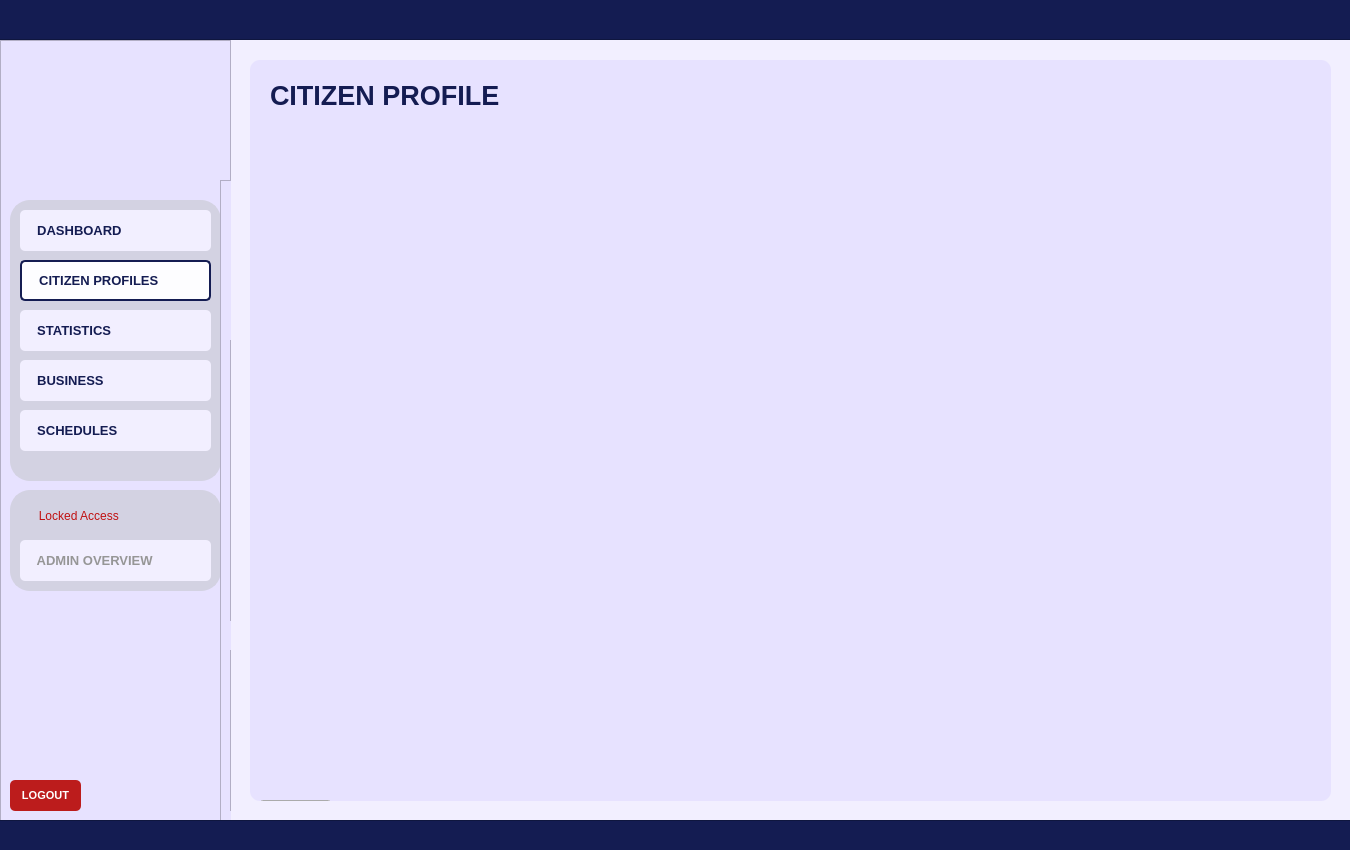
<?xml version="1.0" encoding="UTF-8"?>
<ui version="4.0">
 <class>User_dashboardWidget</class>
 <widget class="QWidget" name="User_dashboardWidget">
  <property name="geometry">
   <rect>
    <x>0</x>
    <y>0</y>
    <width>1350</width>
    <height>850</height>
   </rect>
  </property>
  <property name="sizePolicy">
   <sizepolicy hsizetype="Fixed" vsizetype="Fixed">
    <horstretch>0</horstretch>
    <verstretch>0</verstretch>
   </sizepolicy>
  </property>
  <property name="maximumSize">
   <size>
    <width>1350</width>
    <height>850</height>
   </size>
  </property>
  <property name="windowTitle">
   <string>Form</string>
  </property>
  <property name="styleSheet">
   <string notr="true">#User_dashboardWidget{
	background-color: #f2efff;
}</string>
  </property>
  <widget class="QFrame" name="baseNavFrame">
   <property name="geometry">
    <rect>
     <x>0</x>
     <y>40</y>
     <width>231</width>
     <height>781</height>
    </rect>
   </property>
   <property name="styleSheet">
    <string notr="true">#baseNavFrame {
	background-color: #e7e2ff;
}</string>
   </property>
   <property name="frameShape">
    <enum>QFrame::Shape::StyledPanel</enum>
   </property>
   <property name="frameShadow">
    <enum>QFrame::Shadow::Raised</enum>
   </property>
   <widget class="QFrame" name="baseNavFramesub1">
    <property name="geometry">
     <rect>
      <x>10</x>
      <y>160</y>
      <width>211</width>
      <height>281</height>
     </rect>
    </property>
    <property name="autoFillBackground">
     <bool>false</bool>
    </property>
    <property name="styleSheet">
     <string notr="true">#baseNavFramesub1{
	background-color: #d3d2e2;
	border-radius: 20px;
	border: 2px solid #d3d2e2;
	opacity: 0.1;
}</string>
    </property>
    <property name="frameShape">
     <enum>QFrame::Shape::StyledPanel</enum>
    </property>
    <property name="frameShadow">
     <enum>QFrame::Shadow::Raised</enum>
    </property>
    <widget class="QPushButton" name="nav_buttonDashboard">
     <property name="geometry">
      <rect>
       <x>10</x>
       <y>10</y>
       <width>191</width>
       <height>41</height>
      </rect>
     </property>
     <property name="font">
      <font>
       <family>Arial</family>
       <pointsize>10</pointsize>
       <bold>true</bold>
      </font>
     </property>
     <property name="cursor">
      <cursorShape>PointingHandCursor</cursorShape>
     </property>
     <property name="layoutDirection">
      <enum>Qt::LayoutDirection::LeftToRight</enum>
     </property>
     <property name="styleSheet">
      <string notr="true">#nav_buttonDashboard {
    background-color: #f2efff;
    color: #141c52;
    border-radius: 5px;
	text-align: left;
	padding: 10px;
}
#nav_buttonDashboard:hover {
    background-color: #fdfdff; /* Slightly lighter blue when hovered */
}
#nav_buttonDashboard:pressed {
    background-color: #e7e5f4; /* Darker blue when clicked */
}</string>
     </property>
     <property name="text">
      <string>  DASHBOARD</string>
     </property>
     <property name="icon">
      <iconset>
       <normaloff>../Assets/icon_dashboard.svg</normaloff>../Assets/icon_dashboard.svg</iconset>
     </property>
     <property name="iconSize">
      <size>
       <width>30</width>
       <height>30</height>
      </size>
     </property>
    </widget>
    <widget class="QPushButton" name="nav_buttonCitizenProfiles">
     <property name="geometry">
      <rect>
       <x>10</x>
       <y>60</y>
       <width>191</width>
       <height>41</height>
      </rect>
     </property>
     <property name="font">
      <font>
       <family>Arial</family>
       <pointsize>10</pointsize>
       <bold>true</bold>
      </font>
     </property>
     <property name="cursor">
      <cursorShape>PointingHandCursor</cursorShape>
     </property>
     <property name="styleSheet">
      <string notr="true">#nav_buttonCitizenProfiles {
    background-color: #fdfdff;
    color: #141c52;
    border-radius: 5px;
	border: 2px solid #141c52; 
	text-align: left;;
    padding: 10px; /* Optional: Adjusts spacing inside the button */
}
</string>
     </property>
     <property name="text">
      <string>  CITIZEN PROFILES</string>
     </property>
     <property name="icon">
      <iconset>
       <normaloff>../Assets/icon_citizenprofiles.svg</normaloff>../Assets/icon_citizenprofiles.svg</iconset>
     </property>
     <property name="iconSize">
      <size>
       <width>30</width>
       <height>30</height>
      </size>
     </property>
    </widget>
    <widget class="QPushButton" name="nav_buttonStatistics">
     <property name="geometry">
      <rect>
       <x>10</x>
       <y>110</y>
       <width>191</width>
       <height>41</height>
      </rect>
     </property>
     <property name="font">
      <font>
       <family>Arial</family>
       <pointsize>10</pointsize>
       <bold>true</bold>
      </font>
     </property>
     <property name="cursor">
      <cursorShape>PointingHandCursor</cursorShape>
     </property>
     <property name="styleSheet">
      <string notr="true">#nav_buttonStatistics {
    background-color: #f2efff;
    color: #141c52;
    border-radius: 5px;
	text-align: left;
    padding: 10px; /* Optional: Adjusts spacing inside the button */
}
#nav_buttonStatistics:hover {
    background-color: #fdfdff; /* Slightly lighter blue when hovered */
}
#nav_buttonStatistics:pressed {
    background-color: #e7e5f4; /* Darker blue when clicked */
}</string>
     </property>
     <property name="text">
      <string>  STATISTICS</string>
     </property>
     <property name="icon">
      <iconset>
       <normaloff>../Assets/icon_statistics.svg</normaloff>../Assets/icon_statistics.svg</iconset>
     </property>
     <property name="iconSize">
      <size>
       <width>30</width>
       <height>30</height>
      </size>
     </property>
    </widget>
    <widget class="QPushButton" name="nav_buttonSchedules">
     <property name="geometry">
      <rect>
       <x>10</x>
       <y>210</y>
       <width>191</width>
       <height>41</height>
      </rect>
     </property>
     <property name="font">
      <font>
       <family>Arial</family>
       <pointsize>10</pointsize>
       <bold>true</bold>
      </font>
     </property>
     <property name="cursor">
      <cursorShape>PointingHandCursor</cursorShape>
     </property>
     <property name="styleSheet">
      <string notr="true">#nav_buttonSchedules {
    background-color: #f2efff;
    color: #141c52;
    border-radius: 5px;
	text-align: left;
    padding: 10px; /* Optional: Adjusts spacing inside the button */
}
#nav_buttonSchedules:hover {
    background-color: #fdfdff; /* Slightly lighter blue when hovered */
}
#nav_buttonSchedules:pressed {
    background-color: #e7e5f4; /* Darker blue when clicked */
}</string>
     </property>
     <property name="text">
      <string>  SCHEDULES</string>
     </property>
     <property name="icon">
      <iconset>
       <normaloff>../Assets/icon_schedule.svg</normaloff>../Assets/icon_schedule.svg</iconset>
     </property>
     <property name="iconSize">
      <size>
       <width>30</width>
       <height>30</height>
      </size>
     </property>
    </widget>
    <widget class="QPushButton" name="nav_buttonBusiness">
     <property name="geometry">
      <rect>
       <x>10</x>
       <y>160</y>
       <width>191</width>
       <height>41</height>
      </rect>
     </property>
     <property name="font">
      <font>
       <family>Arial</family>
       <pointsize>10</pointsize>
       <bold>true</bold>
      </font>
     </property>
     <property name="cursor">
      <cursorShape>PointingHandCursor</cursorShape>
     </property>
     <property name="styleSheet">
      <string notr="true">#nav_buttonBusiness {
    background-color: #f2efff;
    color: #141c52;
    border-radius: 5px;
	text-align: left;
    padding: 10px; /* Optional: Adjusts spacing inside the button */
}
#nav_buttonBusiness:hover {
    background-color: #fdfdff; /* Slightly lighter blue when hovered */
}
#nav_buttonBusiness:pressed {
    background-color: #e7e5f4; /* Darker blue when clicked */
}</string>
     </property>
     <property name="text">
      <string>  BUSINESS</string>
     </property>
     <property name="icon">
      <iconset>
       <normaloff>../Assets/icon_business.svg</normaloff>../Assets/icon_business.svg</iconset>
     </property>
     <property name="iconSize">
      <size>
       <width>30</width>
       <height>30</height>
      </size>
     </property>
    </widget>
   </widget>
   <widget class="QFrame" name="baseNavFramesub2">
    <property name="geometry">
     <rect>
      <x>10</x>
      <y>450</y>
      <width>211</width>
      <height>101</height>
     </rect>
    </property>
    <property name="autoFillBackground">
     <bool>false</bool>
    </property>
    <property name="styleSheet">
     <string notr="true">#baseNavFramesub2{
	background-color: #d3d2e2;
	border-radius: 20px;
	border: 2px solid #d3d2e2;
	opacity: 0.1;
}</string>
    </property>
    <property name="frameShape">
     <enum>QFrame::Shape::StyledPanel</enum>
    </property>
    <property name="frameShadow">
     <enum>QFrame::Shadow::Raised</enum>
    </property>
    <widget class="QPushButton" name="nav_buttonAdminOverview">
     <property name="geometry">
      <rect>
       <x>10</x>
       <y>50</y>
       <width>191</width>
       <height>41</height>
      </rect>
     </property>
     <property name="font">
      <font>
       <family>Arial</family>
       <pointsize>10</pointsize>
       <bold>true</bold>
      </font>
     </property>
     <property name="cursor">
      <cursorShape>ForbiddenCursor</cursorShape>
     </property>
     <property name="styleSheet">
      <string notr="true">#nav_buttonAdminOverview {
    background-color: #f2efff;
    color: #969696;
    border-radius: 5px;
	text-align: left;
    padding: 10px; /* Optional: Adjusts spacing inside the button */
}
/*#nav_buttonAdminOverview:hover {
    background-color: #fdfdff;
}
#nav_buttonAdminOverview:pressed {
    background-color: #e7e5f4; 
}*/</string>
     </property>
     <property name="text">
      <string>  ADMIN OVERVIEW</string>
     </property>
     <property name="icon">
      <iconset>
       <normaloff>../Assets/icon_adminoverview_off.svg</normaloff>../Assets/icon_adminoverview_off.svg</iconset>
     </property>
     <property name="iconSize">
      <size>
       <width>30</width>
       <height>30</height>
      </size>
     </property>
    </widget>
    <widget class="QPushButton" name="nav_isLocked">
     <property name="geometry">
      <rect>
       <x>10</x>
       <y>10</y>
       <width>111</width>
       <height>31</height>
      </rect>
     </property>
     <property name="styleSheet">
      <string notr="true">#nav_isLocked{
	background-color: #d3d2e2;
	border-radius: 20px;
	border: 2px solid #d3d2e2;
	opacity: 0.1;
	color: #c01111;
}</string>
     </property>
     <property name="text">
      <string>  Locked Access</string>
     </property>
     <property name="icon">
      <iconset>
       <normaloff>../../../../../../Downloads/icon_isLocked.svg</normaloff>../../../../../../Downloads/icon_isLocked.svg</iconset>
     </property>
     <property name="iconSize">
      <size>
       <width>20</width>
       <height>20</height>
      </size>
     </property>
    </widget>
   </widget>
   <widget class="QLabel" name="nav_imageLogo">
    <property name="geometry">
     <rect>
      <x>70</x>
      <y>30</y>
      <width>91</width>
      <height>91</height>
     </rect>
    </property>
    <property name="font">
     <font>
      <family>Arial</family>
      <pointsize>18</pointsize>
      <bold>true</bold>
     </font>
    </property>
    <property name="styleSheet">
     <string notr="true">#nav_imageLogo{	
	background-color: transparent;
	color: #ffffff;
}
</string>
    </property>
    <property name="text">
     <string/>
    </property>
    <property name="pixmap">
     <pixmap>../Assets/logo_brgyClear.png</pixmap>
    </property>
    <property name="scaledContents">
     <bool>true</bool>
    </property>
   </widget>
   <widget class="QPushButton" name="logout_buttonLogout">
    <property name="geometry">
     <rect>
      <x>10</x>
      <y>740</y>
      <width>71</width>
      <height>31</height>
     </rect>
    </property>
    <property name="font">
     <font>
      <family>Arial</family>
      <pointsize>8</pointsize>
      <bold>true</bold>
     </font>
    </property>
    <property name="cursor">
     <cursorShape>PointingHandCursor</cursorShape>
    </property>
    <property name="styleSheet">
     <string notr="true">#logout_buttonLogout {
    background-color: #bc1c1c;
    color: white;
    border-radius: 5px;
    padding: 10px; /* Optional: Adjusts spacing inside the button */
}
#logout_buttonLogout:hover {
    background-color: #d82020; /* Slightly lighter blue when hovered */
}
#logout_buttonLogout:pressed {
    background-color: #8c1515; /* Darker blue when clicked */
}</string>
    </property>
    <property name="text">
     <string>LOGOUT</string>
    </property>
   </widget>
   <widget class="QFrame" name="baseNavFrame_2">
    <property name="geometry">
     <rect>
      <x>220</x>
      <y>140</y>
      <width>231</width>
      <height>781</height>
     </rect>
    </property>
    <property name="styleSheet">
     <string notr="true">background-color: #e7e2ff;</string>
    </property>
    <property name="frameShape">
     <enum>QFrame::Shape::StyledPanel</enum>
    </property>
    <property name="frameShadow">
     <enum>QFrame::Shadow::Raised</enum>
    </property>
    <widget class="QFrame" name="baseNavFramesub1_2">
     <property name="geometry">
      <rect>
       <x>10</x>
       <y>160</y>
       <width>211</width>
       <height>281</height>
      </rect>
     </property>
     <property name="autoFillBackground">
      <bool>false</bool>
     </property>
     <property name="styleSheet">
      <string notr="true">#baseNavFramesub1{
	background-color: #d3d2e2;
	border-radius: 20px;
	border: 2px solid #d3d2e2;
	opacity: 0.1;
}</string>
     </property>
     <property name="frameShape">
      <enum>QFrame::Shape::StyledPanel</enum>
     </property>
     <property name="frameShadow">
      <enum>QFrame::Shadow::Raised</enum>
     </property>
    </widget>
    <widget class="QFrame" name="baseNavFramesub2_2">
     <property name="geometry">
      <rect>
       <x>10</x>
       <y>470</y>
       <width>211</width>
       <height>161</height>
      </rect>
     </property>
     <property name="autoFillBackground">
      <bool>false</bool>
     </property>
     <property name="styleSheet">
      <string notr="true">#baseNavFramesub2{
	background-color: #d3d2e2;
	border-radius: 20px;
	border: 2px solid #d3d2e2;
	opacity: 0.1;
}</string>
     </property>
     <property name="frameShape">
      <enum>QFrame::Shape::StyledPanel</enum>
     </property>
     <property name="frameShadow">
      <enum>QFrame::Shadow::Raised</enum>
     </property>
    </widget>
    <widget class="QLabel" name="login_imageLogo_2">
     <property name="geometry">
      <rect>
       <x>70</x>
       <y>30</y>
       <width>91</width>
       <height>91</height>
      </rect>
     </property>
     <property name="font">
      <font>
       <family>Arial</family>
       <pointsize>18</pointsize>
       <bold>true</bold>
      </font>
     </property>
     <property name="styleSheet">
      <string notr="true">#login_imageLogo{	
	background-color: transparent;
	color: #ffffff;
}
</string>
     </property>
     <property name="text">
      <string/>
     </property>
     <property name="pixmap">
      <pixmap>../Assets/logo_brgyClear.png</pixmap>
     </property>
     <property name="scaledContents">
      <bool>true</bool>
     </property>
    </widget>
    <widget class="QPushButton" name="logout_buttonLogout_2">
     <property name="geometry">
      <rect>
       <x>10</x>
       <y>740</y>
       <width>71</width>
       <height>31</height>
      </rect>
     </property>
     <property name="font">
      <font>
       <family>Arial</family>
       <pointsize>8</pointsize>
       <bold>true</bold>
      </font>
     </property>
     <property name="cursor">
      <cursorShape>PointingHandCursor</cursorShape>
     </property>
     <property name="styleSheet">
      <string notr="true">#logout_buttonLogout {
    background-color: #bc1c1c;
    color: white;
    border-radius: 5px;
    padding: 10px; /* Optional: Adjusts spacing inside the button */
}
#logout_buttonLogout:hover {
    background-color: #d82020; /* Slightly lighter blue when hovered */
}
#logout_buttonLogout:pressed {
    background-color: #8c1515; /* Darker blue when clicked */
}</string>
     </property>
     <property name="text">
      <string>LOGOUT</string>
     </property>
    </widget>
   </widget>
  </widget>
  <widget class="QFrame" name="border_blueLines1">
   <property name="geometry">
    <rect>
     <x>-10</x>
     <y>-1</y>
     <width>1371</width>
     <height>41</height>
    </rect>
   </property>
   <property name="styleSheet">
    <string notr="true">#border_blueLines1{
	background-color: #141c52;
}
</string>
   </property>
   <property name="frameShape">
    <enum>QFrame::Shape::StyledPanel</enum>
   </property>
   <property name="frameShadow">
    <enum>QFrame::Shadow::Raised</enum>
   </property>
  </widget>
  <widget class="QFrame" name="border_blueLines2">
   <property name="geometry">
    <rect>
     <x>-10</x>
     <y>820</y>
     <width>1381</width>
     <height>31</height>
    </rect>
   </property>
   <property name="styleSheet">
    <string notr="true">#border_blueLines2{
	background-color: #141c52;
}
</string>
   </property>
   <property name="frameShape">
    <enum>QFrame::Shape::StyledPanel</enum>
   </property>
   <property name="frameShadow">
    <enum>QFrame::Shadow::Raised</enum>
   </property>
  </widget>
  <widget class="QFrame" name="baseBodyFrame">
   <property name="geometry">
    <rect>
     <x>250</x>
     <y>60</y>
     <width>1081</width>
     <height>741</height>
    </rect>
   </property>
   <property name="styleSheet">
    <string notr="true">#baseBodyFrame {
	background-color: #e7e2ff;
	border: none;
	border-radius: 10px;
}</string>
   </property>
   <property name="frameShape">
    <enum>QFrame::Shape::StyledPanel</enum>
   </property>
   <property name="frameShadow">
    <enum>QFrame::Shadow::Raised</enum>
   </property>
   <widget class="QPushButton" name="logout_buttonLogout_3">
    <property name="geometry">
     <rect>
      <x>10</x>
      <y>740</y>
      <width>71</width>
      <height>31</height>
     </rect>
    </property>
    <property name="font">
     <font>
      <family>Arial</family>
      <pointsize>8</pointsize>
      <bold>true</bold>
     </font>
    </property>
    <property name="cursor">
     <cursorShape>PointingHandCursor</cursorShape>
    </property>
    <property name="styleSheet">
     <string notr="true">#logout_buttonLogout {
    background-color: #bc1c1c;
    color: white;
    border-radius: 5px;
    padding: 10px; /* Optional: Adjusts spacing inside the button */
}
#logout_buttonLogout:hover {
    background-color: #d82020; /* Slightly lighter blue when hovered */
}
#logout_buttonLogout:pressed {
    background-color: #8c1515; /* Darker blue when clicked */
}</string>
    </property>
    <property name="text">
     <string>LOGOUT</string>
    </property>
   </widget>
   <widget class="QLabel" name="title_bodyCitizenProfile">
    <property name="geometry">
     <rect>
      <x>20</x>
      <y>20</y>
      <width>381</width>
      <height>31</height>
     </rect>
    </property>
    <property name="font">
     <font>
      <family>Arial</family>
      <pointsize>20</pointsize>
      <bold>true</bold>
     </font>
    </property>
    <property name="styleSheet">
     <string notr="true">#title_bodyCitizenProfile {
	background-color: transparent;
	color: #141c52;
}
</string>
    </property>
    <property name="text">
     <string>CITIZEN PROFILE</string>
    </property>
   </widget>
  </widget>
 </widget>
 <resources/>
 <connections/>
</ui>
